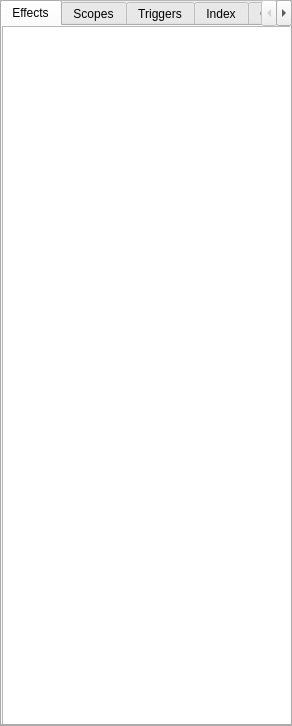
<?xml version="1.0" encoding="UTF-8"?>
<ui version="4.0">
 <class>Frame</class>
 <widget class="QFrame" name="Frame">
  <property name="geometry">
   <rect>
    <x>0</x>
    <y>0</y>
    <width>292</width>
    <height>726</height>
   </rect>
  </property>
  <property name="windowTitle">
   <string>Frame</string>
  </property>
  <property name="frameShape">
   <enum>QFrame::StyledPanel</enum>
  </property>
  <property name="frameShadow">
   <enum>QFrame::Raised</enum>
  </property>
  <widget class="QTabWidget" name="tabWidget">
   <property name="geometry">
    <rect>
     <x>0</x>
     <y>0</y>
     <width>292</width>
     <height>726</height>
    </rect>
   </property>
   <property name="currentIndex">
    <number>0</number>
   </property>
   <widget class="QWidget" name="tab_2">
    <attribute name="title">
     <string>Effects</string>
    </attribute>
    <widget class="QTextBrowser" name="textBrowser">
     <property name="geometry">
      <rect>
       <x>0</x>
       <y>0</y>
       <width>291</width>
       <height>701</height>
      </rect>
     </property>
    </widget>
   </widget>
   <widget class="QWidget" name="tab_3">
    <attribute name="title">
     <string>Scopes</string>
    </attribute>
    <widget class="QTextBrowser" name="textBrowser_2">
     <property name="geometry">
      <rect>
       <x>0</x>
       <y>0</y>
       <width>291</width>
       <height>701</height>
      </rect>
     </property>
    </widget>
   </widget>
   <widget class="QWidget" name="tab_4">
    <attribute name="title">
     <string>Triggers</string>
    </attribute>
    <widget class="QTextBrowser" name="textBrowser_3">
     <property name="geometry">
      <rect>
       <x>0</x>
       <y>0</y>
       <width>291</width>
       <height>701</height>
      </rect>
     </property>
    </widget>
   </widget>
   <widget class="QWidget" name="tab_5">
    <attribute name="title">
     <string>Index</string>
    </attribute>
    <widget class="QTabWidget" name="tabWidget_2">
     <property name="geometry">
      <rect>
       <x>0</x>
       <y>0</y>
       <width>291</width>
       <height>726</height>
      </rect>
     </property>
     <property name="currentIndex">
      <number>3</number>
     </property>
     <widget class="QWidget" name="tab_6">
      <attribute name="title">
       <string>Flags</string>
      </attribute>
      <widget class="QTreeView" name="treeView_2">
       <property name="geometry">
        <rect>
         <x>0</x>
         <y>0</y>
         <width>288</width>
         <height>681</height>
        </rect>
       </property>
      </widget>
     </widget>
     <widget class="QWidget" name="tab_8">
      <attribute name="title">
       <string>Modifiers</string>
      </attribute>
      <widget class="QTextBrowser" name="textBrowser_6">
       <property name="geometry">
        <rect>
         <x>0</x>
         <y>0</y>
         <width>288</width>
         <height>681</height>
        </rect>
       </property>
      </widget>
     </widget>
     <widget class="QWidget" name="tab_9">
      <attribute name="title">
       <string>Variables</string>
      </attribute>
      <widget class="QTreeView" name="treeView">
       <property name="geometry">
        <rect>
         <x>0</x>
         <y>0</y>
         <width>288</width>
         <height>681</height>
        </rect>
       </property>
      </widget>
     </widget>
     <widget class="QWidget" name="tab_7">
      <attribute name="title">
       <string>Data</string>
      </attribute>
      <widget class="QTreeView" name="treeView_3">
       <property name="geometry">
        <rect>
         <x>0</x>
         <y>0</y>
         <width>288</width>
         <height>681</height>
        </rect>
       </property>
      </widget>
     </widget>
    </widget>
   </widget>
   <widget class="QWidget" name="tab_10">
    <attribute name="title">
     <string>Guide</string>
    </attribute>
    <widget class="QTextBrowser" name="textBrowser_4">
     <property name="geometry">
      <rect>
       <x>0</x>
       <y>0</y>
       <width>291</width>
       <height>701</height>
      </rect>
     </property>
    </widget>
   </widget>
  </widget>
 </widget>
 <resources/>
 <connections/>
</ui>
